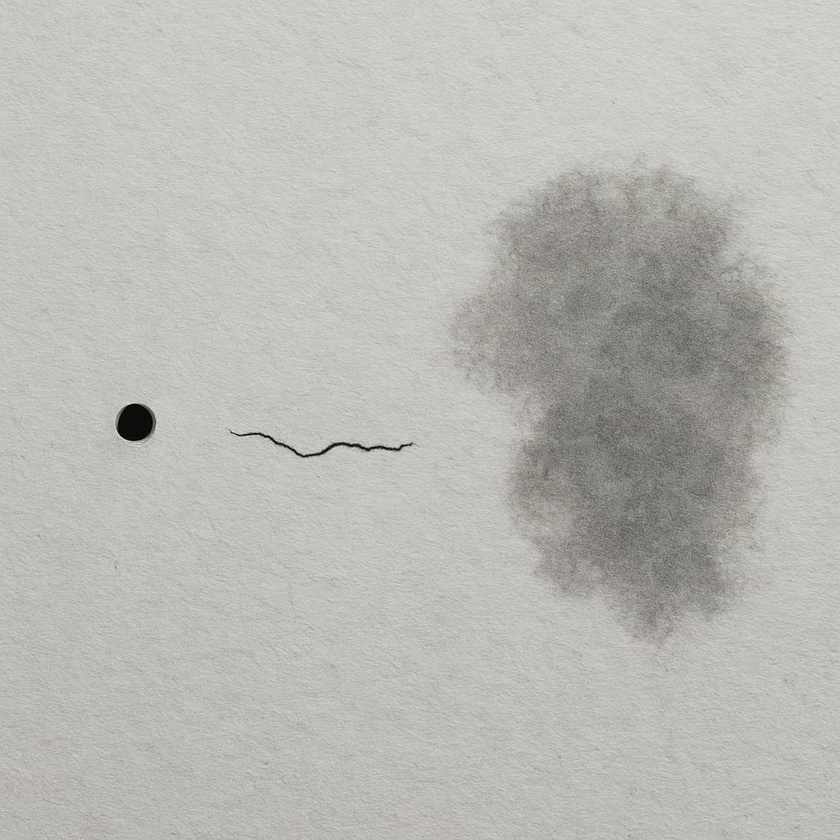
#> input picture defect input/defect_input.jpg, 840 x 840 px, shrunk from 1024 x 1024 before the run
$ python project.py
#> lines starting #> are read from the running program, lines starting #| are printed output that depends on the picture; after the words box and inside, x2 and y2 are one past the last pixel; in counts of white or black regions, pixels touching at a corner belong together
import cv2
import numpy as np
image = cv2.imread('defect_input.jpg')
#> image is the input picture: shape (840, 840, 3); mean B, G, R 180, 185, 186.1
if image is None:
    raise FileNotFoundError("Image not found. Check the path.")
gray = cv2.cvtColor(image, cv2.COLOR_BGR2GRAY)
blurred = cv2.GaussianBlur(gray, (5, 5), 0)
_, thresh = cv2.threshold(blurred, 100, 255, cv2.THRESH_BINARY_INV)
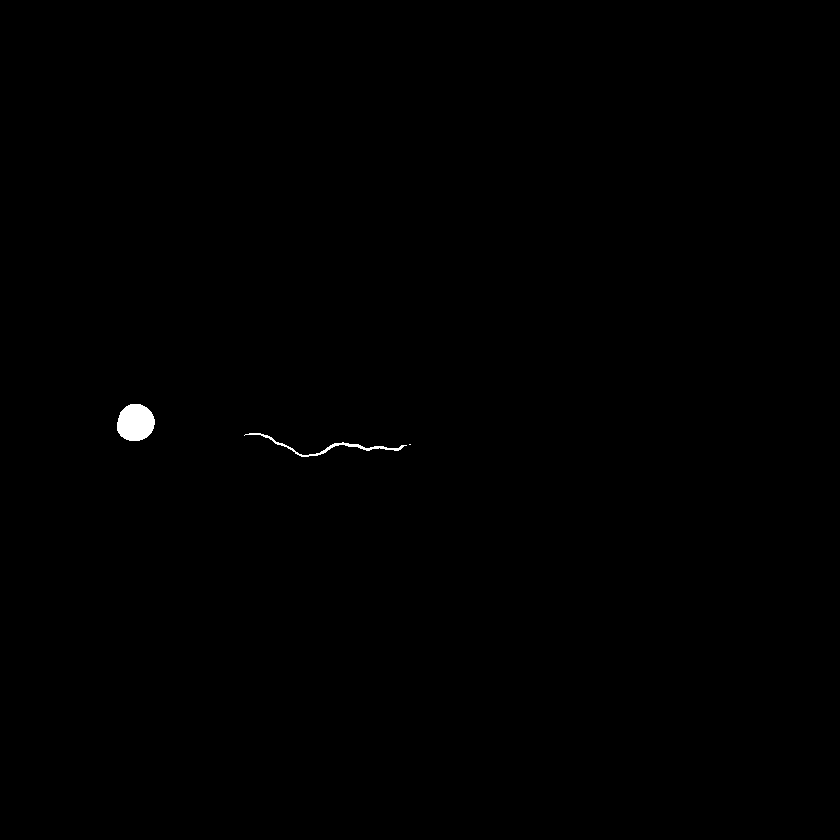
#> thresh: shape (840, 840); 0.22% white; 3 white regions (1 under 20 px), largest, box (x1, y1, x2, y2) and area: (117, 404, 155, 441) 1116, (244, 433, 407, 457) 423
kernel = np.ones((3, 3), np.uint8)
cleaned = cv2.morphologyEx(thresh, cv2.MORPH_CLOSE, kernel, iterations=2)
#> cleaned: shape (840, 840); 0.22% white; 3 white regions (1 under 20 px)
contours, _ = cv2.findContours(cleaned, cv2.RETR_EXTERNAL, cv2.CHAIN_APPROX_SIMPLE)
#> contours = 3 contours, 1 with area under 20; largest, box (x1, y1, x2, y2) and area: (117, 404, 155, 441) 1062, (244, 433, 407, 457) 260
for i, cnt in enumerate(contours):
    area = cv2.contourArea(cnt)
    if area > 200:
        x, y, w, h = cv2.boundingRect(cnt)
        cv2.rectangle(image, (x, y), (x + w, y + h), (0, 0, 255), 2)
        mask = np.zeros_like(gray)
        cv2.drawContours(mask, [cnt], -1, 255, -1)
        if area < 500:
            label = "Crack"
        elif w > h:
            label = "Hole"
        else:
            label = "Stain"
        cv2.putText(image, label, (x, y - 10),
                    cv2.FONT_HERSHEY_SIMPLEX, 0.6, (0, 255, 0), 2)
#> this loop made 3 passes
#> (area, x, y, w, h, label) on passes 2 to 3: (260.5, 244, 433, 163, 24, 'Crack'), (1062.5, 117, 404, 38, 37, 'Hole')
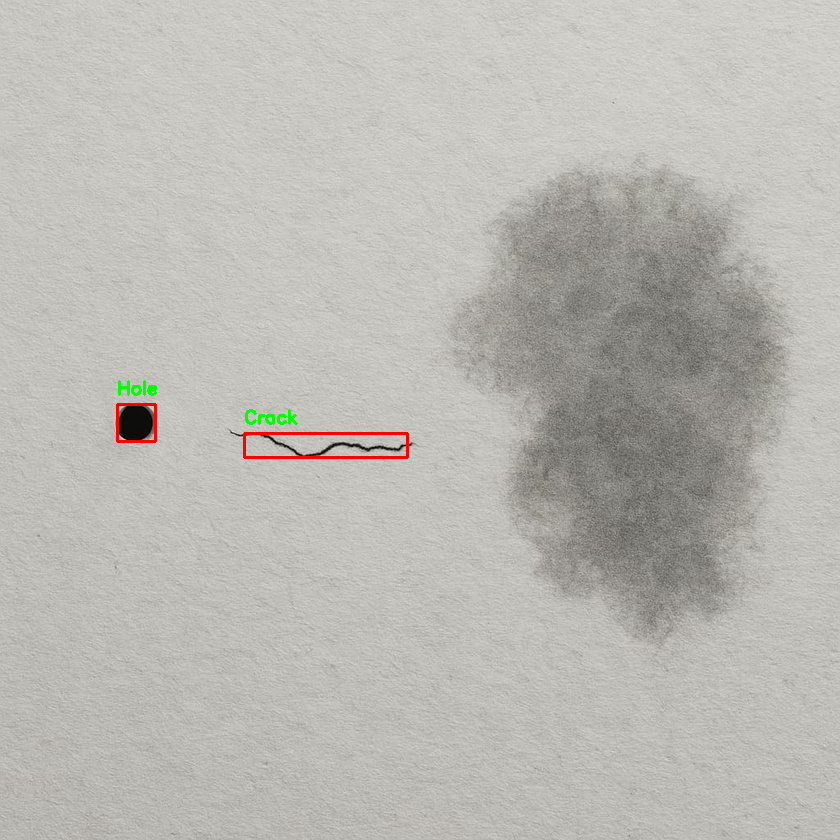
#> image: shape (840, 840, 3); 0.32% of pixels changed, all inside (x1, y1, x2, y2) = (116, 380, 409, 459)
#> mask: shape (840, 840); 0.16% white; 1 white region, box (x1, y1, x2, y2) and area: (117, 404, 155, 441) 1116
cv2.imshow("Detected Defects", image)
cv2.waitKey(0)
cv2.destroyAllWindows()
cv2.imwrite("defect_output.jpg", image)
